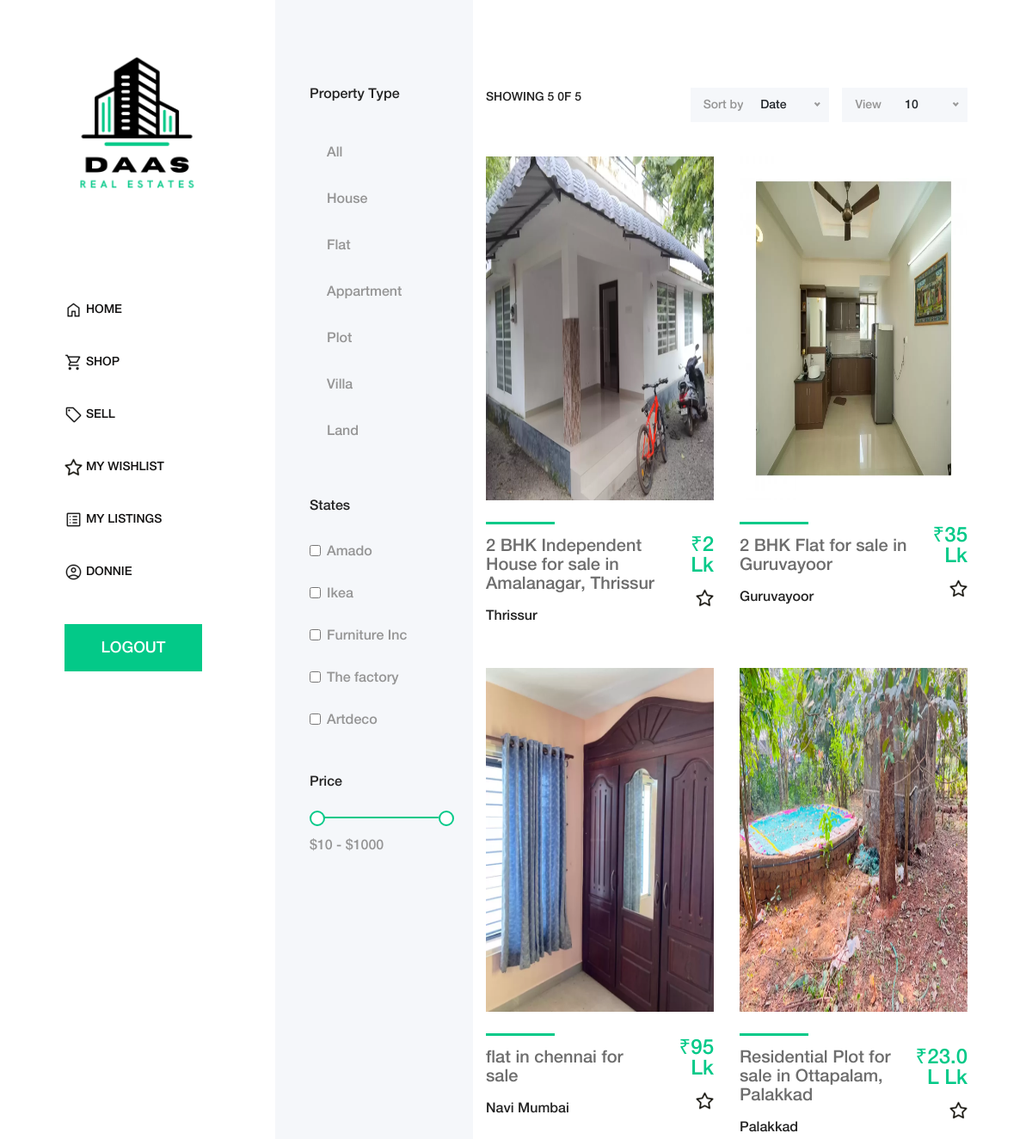
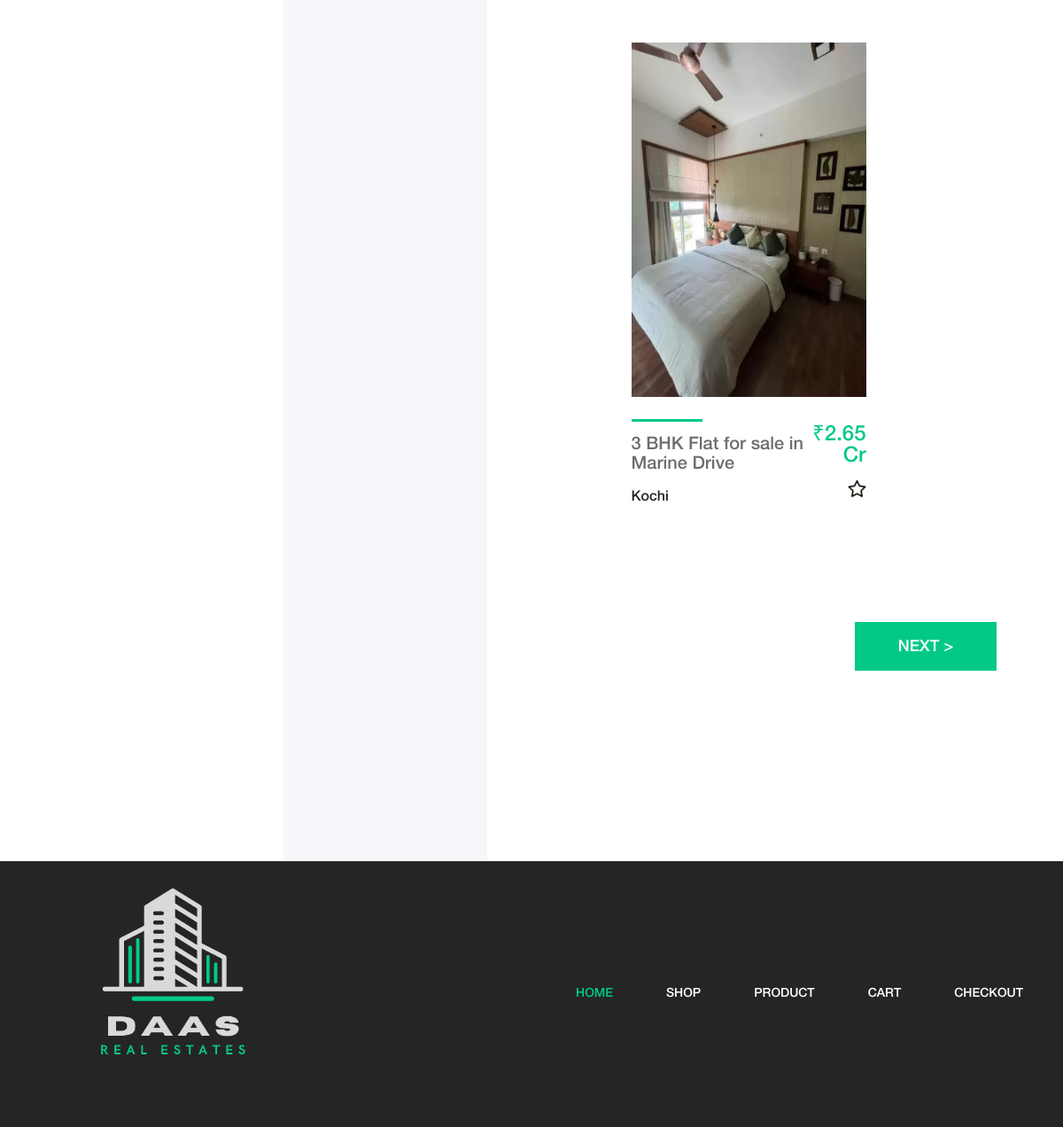
The page /shop.php (signed in) on the database its author committed (2 pictures, top to bottom).
### tables this page shows
CREATE TABLE `category_tbl` (
  `category_id` int(11) NOT NULL,
  `category_name` varchar(100) NOT NULL
);

CREATE TABLE `property_tbl` (
  `property_id` int(11) NOT NULL,
  `owner_id` int(11) NOT NULL,
  `title` varchar(250) NOT NULL,
  `discription` varchar(1000) NOT NULL,
  `property_type` varchar(100) NOT NULL,
  `size` varchar(30) NOT NULL,
  `size_format` varchar(50) NOT NULL DEFAULT 'sqft',
  `property_address` varchar(250) NOT NULL,
  `city` varchar(100) NOT NULL,
  `pin` varchar(10) NOT NULL,
  `price` varchar(50) NOT NULL,
  `denomination` varchar(50) NOT NULL DEFAULT 'lk',
  `fname` varchar(100) NOT NULL,
  `lname` varchar(100) NOT NULL,
  `email` varchar(100) NOT NULL,
  `phoneno` varchar(20) NOT NULL,
  `image_one` varchar(250) DEFAULT NULL,
  `image_two` varchar(250) DEFAULT NULL,
  `image_three` varchar(250) DEFAULT NULL,
  `image_four` varchar(250) DEFAULT NULL,
  `status` varchar(30) NOT NULL DEFAULT 'active',
  `date` date NOT NULL
);

### shop.php (the view, shortened to what this page needs)
<?php include("header.php"); ?>
<?php include("connection.php") ?>
<?php
if (!isset($_SESSION["userid"])) {
  header("location: login.php");
} else {
  $userid = $_SESSION["userid"];
}
$low = ((isset($_GET["low"])) ? $_GET["low"] : 0);
$sort = ((isset($_GET["sort"])) ? $_GET["sort"] : "date");
$order = ((isset($_GET["order"])) ? $_GET["order"] : "ASC");
$view = ((isset($_GET["view"])) ? $_GET["view"] : "10");
$type = ((isset($_GET["type"])) ? $_GET["type"] : "all");
$where_clause = "";
$where_clause1 = "";
if ($userid != NULL) $where_clause1 = "WHERE user_id='$userid'";
$query = "SELECT t1.* ,t2.wishlist_id FROM `property_tbl` AS t1 LEFT JOIN (SELECT * FROM wishlist_tbl $where_clause1 ) AS t2 ON t1.property_id = t2.property_id $where_clause ORDER BY t1.$sort $order LIMIT $low," . $low + $view;
if (!($result = mysqli_query($conn, $query))) {
  header("location: shop.php");
}
$result2 = mysqli_query($conn, "SELECT COUNT(property_id) FROM `property_tbl` WHERE status='active'");
$row2 = mysqli_fetch_array($result2);
$rnum = $row2[0];
$result1 = mysqli_query($conn, "SELECT category_name FROM category_tbl;");
?>
<div class="shop_sidebar_area">
  <div class="widget catagory mb-50">
    <h6 class="widget-title mb-30">Property Type</h6>
    <div class="catagories-menu">
      <ul>
        <li class="<?php echo (($type == "any") ? "active" : "") ?>"><a href="shop.php?sort=<?php echo $sort ?>&order=<?php echo $order ?>&view=<?php echo $view ?>&low=<?php echo $low ?>">All</a></li>
        <?php while ($row = mysqli_fetch_array($result1)) { ?>
          <li class="<?php echo (($type == "$row[0]") ? "active" : "") ?>"><a href="shop.php?sort=<?php echo $sort ?>&order=<?php echo $order ?>&view=<?php echo $view ?>&low=<?php echo $low ?>&type=<?php echo $row[0] ?>"><?php echo $row[0] ?></a></li>
        <?php } ?>
      </ul>
    </div>
  </div>
  <div class="widget brands mb-50">
    <h6 class="widget-title mb-30">States</h6>
    <div class="widget-desc">
      <div class="form-check">
        <input class="form-check-input" type="checkbox" value="" id="amado">
        <label class="form-check-label" for="amado">Amado</label>
      </div>
      <div class="form-check">
        <input class="form-check-input" type="checkbox" value="" id="ikea">
        <label class="form-check-label" for="ikea">Ikea</label>
      </div>
      <div class="form-check">
        <input class="form-check-input" type="checkbox" value="" id="furniture">
        <label class="form-check-label" for="furniture">Furniture Inc</label>
      </div>
      <div class="form-check">
        <input class="form-check-input" type="checkbox" value="" id="factory">
        <label class="form-check-label" for="factory">The factory</label>
      </div>
      <div class="form-check">
        <input class="form-check-input" type="checkbox" value="" id="artdeco">
        <label class="form-check-label" for="artdeco">Artdeco</label>
      </div>
    </div>
  </div>
  <div class="widget price mb-50">
    <h6 class="widget-title mb-30">Price</h6>
    <div class="widget-desc">
      <div class="slider-range">
        <div data-min="10" data-max="1000" data-unit="₹" class="slider-range-price ui-slider ui-slider-horizontal ui-widget ui-widget-content ui-corner-all" data-value-min="10" data-value-max="1000" data-label-result="">
          <span class="ui-slider-handle ui-state-default ui-corner-all" tabindex="0"></span>
          <span class="ui-slider-handle ui-state-default ui-corner-all" tabindex="0"></span>
        </div>
        <div class="range-price">$10 - $1000</div>
      </div>
    </div>
  </div>
</div>
<div class="amado_product_area section-padding-100">
  <div class="container-fluid">
    <div class="row">
      <div class="col-12">
        <div class="product-topbar d-xl-flex align-items-end justify-content-between">
          <div class="total-products">
            <p>Showing <?php echo (($view < $rnum) ? $view : $rnum) ?> 0f <?php echo $rnum ?></p>
          </div>
          <div class="product-sorting d-flex">
            <div class="sort-by-date d-flex align-items-center mr-15">
              <p>Sort by</p>
              <form action="#" method="get">
              </form>
            </div>
            <div class="view-product d-flex align-items-center">
              <p>View</p>
              <form action="#" method="get">
              </form>
            </div>
          </div>
        </div>
      </div>
    </div>
    <div class="row">
      <?php while ($row = mysqli_fetch_assoc($result)) { ?>
        <div class="col-12 col-sm-6 col-md-12 col-xl-6">
          <div class="single-product-wrapper">
            <a href="property_details.php?id=<?php echo $row["property_id"] ?>">
              <div class="product-img">
                <img class="pimg" src="<?php echo $row["image_one"] ?>" alt="">
              </div>
            </a>
            <div class="product-description d-flex align-items-center justify-content-between">
              <div class="product-meta-data">
                <div class="line"></div>
                <a href="property_details.php?id=<?php echo $row["property_id"] ?>">
                  <p class="title-p"><?php echo $row["title"] ?></p>
                </a>
                <a href="property_details.php?id=<?php echo $row["property_id"] ?>">
                  <h6><?php echo $row["city"] ?></h6>
                </a>
              </div>
              <div class="ratings-cart text-right">
                <div class="product-meta-data">
                  <p class="product-price product-price-c">₹<?php echo $row["price"] . (($row["denomination"] == "lk") ? " Lk" : " Cr") ?></p>
                </div>
                <div class="cart">
                  <a href="wishlist.php?id=<?php echo $row["property_id"] ?>" data-toggle="tooltip" data-placement="left" title="<?php echo (($row["wishlist_id"] != null) ? "Remove From Wishlist" : "Add To Wishlist"); ?>">
                    <img class="<?php echo (($row["wishlist_id"] != null) ? "daas-star-on" : "daas-star-off"); ?>" src="img/core-img/<?php echo (($row["wishlist_id"] != null) ? "star_on" : "star_off"); ?>.png" alt="" class="star">
                  </a>
                </div>
              </div>
            </div>
          </div>
        </div>
      <?php } ?>
    </div>
    <div class="row">
      <div class="col-12">
        <nav aria-label="navigation">
          <ul class="pagination justify-content-end mt-50">
            <div class="amado-btn-group mt-30 mb-100">
              <a href="shop.php?sort=<?php echo $sort ?>&order=<?php echo $order ?>&view=<?php echo $view ?>&low=<?php echo (($view > $rnum) ? 0 : ($low + $view)); ?>" class="btn amado-btn mb-15"> NEXT ></a>
            </div>
          </ul>
        </nav>
      </div>
    </div>
  </div>
</div>
</div>
<?php include("footer.php"); ?>

### css/core-style.css (style rules this page uses)
* { margin: 0; padding: 0; }
body { font-family: "helveticaneuemedium"; font-size: 16px; }
h1, h2, h3, h4, h5, h6 { color: #242424; line-height: 1.3; font-weight: 400; }
p { color: #6d6d6d; font-size: 20px; line-height: 1.9; font-weight: 400; }
a { text-decoration: none; color: #03C988; font-size: 20px; }
ul, ol { margin: 0; }
ul li, ol li { list-style: none; }
img { height: auto; max-width: 100%; }
.mt-30 { margin-top: 30px !important; }
.mt-50 { margin-top: 50px !important; }
.mb-15 { margin-bottom: 15px !important; }
.mb-30 { margin-bottom: 30px !important; }
.mb-50 { margin-bottom: 50px !important; }
.mb-100 { margin-bottom: 100px !important; }
.mr-15 { margin-right: 15px !important; }
.section-padding-100 { padding-top: 100px; padding-bottom: 100px; }
.amado-btn { display: inline-block; min-width: 160px; height: 55px; color: #ffffff; border: none; border-radius: 0; padding: 0 7px; font-size: 18px; line-height: 56px; background-color: #03C988; font-weight: 400; }
.main-content-wrapper .shop_sidebar_area { position: relative; z-index: 1; -webkit-box-flex: 0; -ms-flex: 0 0 230px; flex: 0 0 230px; width: 230px; max-width: 230px; background-color: #f5f7fa; padding: 100px 40px; }
.main-content-wrapper .amado_product_area { position: relative; z-index: 1; -webkit-box-flex: 0; -ms-flex: 0 0 calc(95% - 550px); flex: 0 0 calc(95% - 550px); width: calc(95% - 550px); max-width: calc(95% - 550px); }
.single-product-wrapper { position: relative; z-index: 1; margin-bottom: 50px; overflow: hidden; background-color: #ffffff; }
.single-product-wrapper .product-img { position: relative; z-index: 1; overflow: hidden; }
.single-product-wrapper .product-img img { width: 100%; -webkit-transition-duration: 500ms; transition-duration: 500ms; }
.single-product-wrapper .product-description { position: relative; z-index: 1; margin-top: 25px; }
.single-product-wrapper .product-description .product-meta-data .line { width: 80px; height: 3px; background-color: #03C988; margin-bottom: 15px; display: block; }
.single-product-wrapper .product-description .product-meta-data .product-price { line-height: 1; color: #03C988; font-size: 24px; margin-bottom: 10px; }
.single-product-wrapper .product-description .product-meta-data a { display: block; }
.single-product-wrapper .product-description .product-meta-data a h6 { margin-bottom: 0; }
.single-product-wrapper .product-description .ratings-cart .cart { display: block; }
.pagination { position: relative; z-index: 1; }
.widget { position: relative; z-index: 1; }
.widget .widget-title { font-size: 16px; text-transform: capitalize; color: #242424; }
.widget .catagories-menu li a { text-transform: capitalize; font-size: 16px; padding: 15px 0 15px 20px; display: block; font-weight: 400; color: #959595; }
.widget.price .slider-range-price { background-color: #c7d2d8 !important; height: 2px; border: none; }
.widget.price .ui-slider-handle { background-color: #fff; top: -7px; width: 18px; height: 18px; margin: 0; border: 2px solid #03C988; border-radius: 50%; }
.widget.price .ui-slider-horizontal { height: 2px; background-color: #03C988; }
.widget.price .range-price { font-size: 16px; font-weight: 400; margin-top: 20px; text-transform: uppercase; color: #959595; }
.widget.brands .form-check { margin-bottom: 25px; }
.widget.brands .form-check label { -webkit-transition-duration: 500ms; transition-duration: 500ms; font-size: 16px; color: #959595; font-weight: 400; cursor: pointer; }
.widget.brands .form-check:last-child { margin-bottom: 0; }
.product-topbar { position: relative; z-index: 100; margin-bottom: 40px; }
.product-topbar .total-products p { margin-bottom: 15px; font-size: 14px; color: #242424; text-transform: uppercase; }
.product-topbar .product-sorting p { margin-bottom: 0; font-size: 14px; height: 40px; background-color: #f5f7fa; line-height: 40px; color: #959595; padding-left: 15px; }

### style.css (style rules this page uses)
.row { justify-content: center; }
.product-img { min-height: auto; height: 400px; object-fit: contain; }
.product-price-c { text-align: right; font-size: 20px; }
.title-p { line-height: 1.1; }
.pimg { width: 100%; height: 100%; }

### rows shown on the page
category_tbl: category_name "House"
category_tbl: category_name "Flat"
category_tbl: category_name "Appartment"
category_tbl: category_name "Plot"
category_tbl: category_name "Villa"
category_tbl: category_name "Land"
property_tbl: image_one (picture), title "2 BHK Independent House for sale in Amalanagar, Thrissur", city "Thrissur", price "2", denomination "Lk"
property_tbl: image_one (picture), title "2 BHK Flat for sale in Guruvayoor", city "Guruvayoor", price "35", denomination "Lk"
property_tbl: image_one (picture), title "flat in chennai for sale", city "Navi Mumbai", price "95", denomination "Lk"
property_tbl: image_one (picture), title "Residential Plot for sale in Ottapalam, Palakkad", city "Palakkad", price "23.0 L", denomination "Lk"
property_tbl: image_one (picture), title "3 BHK Flat for sale in Marine Drive", city "Kochi", price "2.65", denomination "Cr"

### other values the page prints
$_SESSION["fname"] "DONNIE"
$rnum "5"
